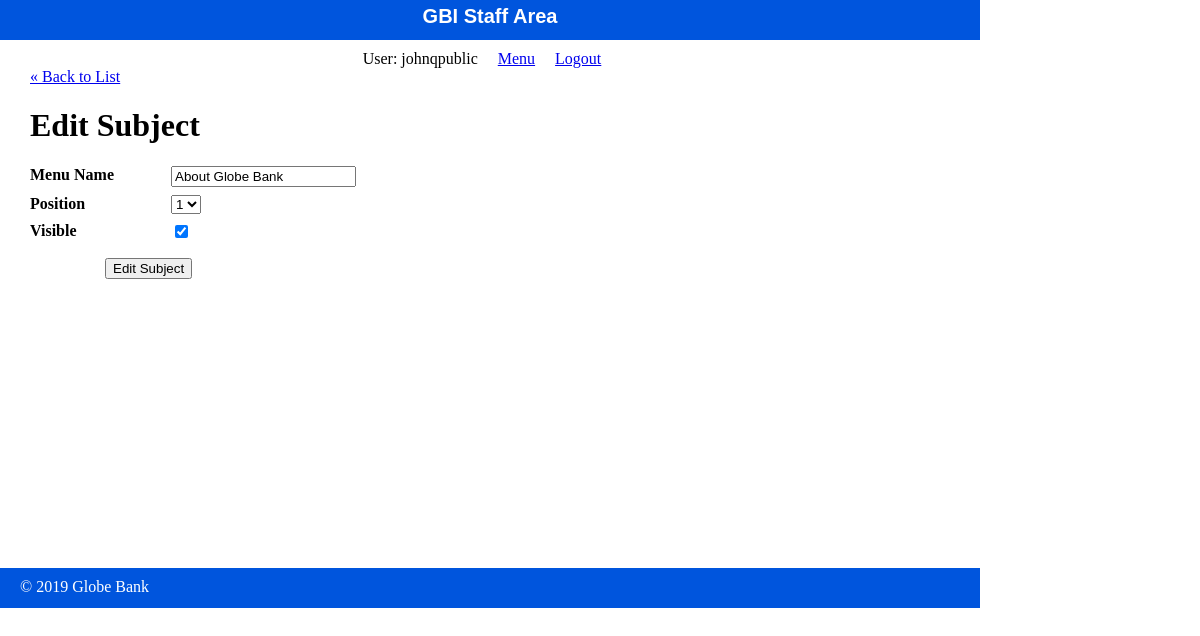
/globe_bank/public/staff/subjects/edit.php?id=1 (signed in), run on the app's committed database.
### tables this page shows
CREATE TABLE `subjects` (
  `id` int(11) NOT NULL AUTO_INCREMENT,
  `menu_name` varchar(255) DEFAULT NULL,
  `position` int(3) DEFAULT NULL,
  `visible` tinyint(1) DEFAULT NULL,
  PRIMARY KEY (`id`)
);

### globe_bank/private/functions.php (called while the page is built, shortened)
<?php
function url_for($script_path) {
  return WWW_ROOT . $script_path;
}
function u($string="") {
  return urlencode($string);
}
function h($string="") {
  return htmlspecialchars($string);
}
?>

### globe_bank/private/database.php (called while the page is built, shortened)
<?php
  function db_escape($connection, $string) {
    return mysqli_real_escape_string($connection, $string);
  }
?>

### globe_bank/private/query_functions.php (called while the page is built, shortened)
<?php
  function find_all_subjects($options=[]) {
    global $db;
    $visible = $options['visible'] ?? false;
    $sql = "SELECT * FROM subjects ";
    $sql .= "ORDER BY position ASC";
    $result = mysqli_query($db, $sql);
    return $result;
  }
  function find_subject_by_id($id, $options=[]) {
    global $db;
    $visible = $options['visible'] ?? false;
    $sql = "SELECT * FROM subjects ";
    $sql .= "WHERE id='" . db_escape($db, $id) . "' ";
    $result = mysqli_query($db, $sql);
    $subject = mysqli_fetch_assoc($result);
    return $subject;
  }
?>

### globe_bank/public/staff/subjects/edit.php (the view, shortened to what this page needs)
<?php
require_once('../../../private/initialize.php');
$id = $_GET['id'];
if(is_post_request()) {
  $subject = [];
  $subject['id'] = $id;
  $subject['menu_name'] = $_POST['menu_name'] ?? '';
  $subject['position'] = $_POST['position'] ?? '';
  $subject['visible'] = $_POST['visible'] ?? '';
  $result = update_subject($subject);
  if($result === true) {
    $_SESSION['message'] = 'The subject was updated successfully.';
    redirect_to(url_for('/staff/subjects/show.php?id=' . $id));
  } else {
    $errors = $result;
  }
} else {
  $subject = find_subject_by_id($id);
}
$subject_set = find_all_subjects();
$subject_count = mysqli_num_rows($subject_set);
?>
<?php include(SHARED_PATH . '/staff_header.php'); ?>
<div id="content">
  <a class="back-link" href="<?php echo url_for('/staff/subjects/index.php'); ?>">&laquo; Back to List</a>
  <div class="subject edit">
    <h1>Edit Subject</h1>
    <form action="<?php echo url_for('/staff/subjects/edit.php?id=' . h(u($id))); ?>" method="post">
      <dl>
        <dt>Menu Name</dt>
        <dd><input type="text" name="menu_name" value="<?php echo h($subject['menu_name']); ?>" /></dd>
      </dl>
      <dl>
        <dt>Position</dt>
        <dd>
          <select name="position">
          <?php
            for($i=1; $i <= $subject_count; $i++) {
              echo "<option value=\"{$i}\"";
              if($subject["position"] == $i) {
                echo " selected";
              }
              echo ">{$i}</option>";
            }
          ?>
          </select>
        </dd>
      </dl>
      <dl>
        <dt>Visible</dt>
        <dd>
          <input type="checkbox" name="visible" value="1"<?php if($subject['visible'] == "1") { echo " checked"; } ?> />
        </dd>
      </dl>
      <div id="operations">
        <input type="submit" value="Edit Subject" />
      </div>
    </form>
  </div>
</div>
<?php include(SHARED_PATH . '/staff_footer.php'); ?>

### globe_bank/public/stylesheets/staff.css (style rules this page uses)
html { height: 100%; width: 100%; }
body { height: 980px; width: 100%; margin: 0; padding: 0; }
#content { width: 920px; min-height: 500px; padding: 0 30px; }
dl { clear: both; overflow: hidden; margin: 0.5em 0; }
dt { float: left; font-weight: bold; width: 125px; }
dd { float: left; margin-left: 1em; }
#operations { clear: both; margin: 1em 0 1em 75px; }

### data on the page
subjects: menu_name "About Globe Bank", position "1", visible "☑"

### other printed values
$_SESSION['username'] "johnqpublic"
